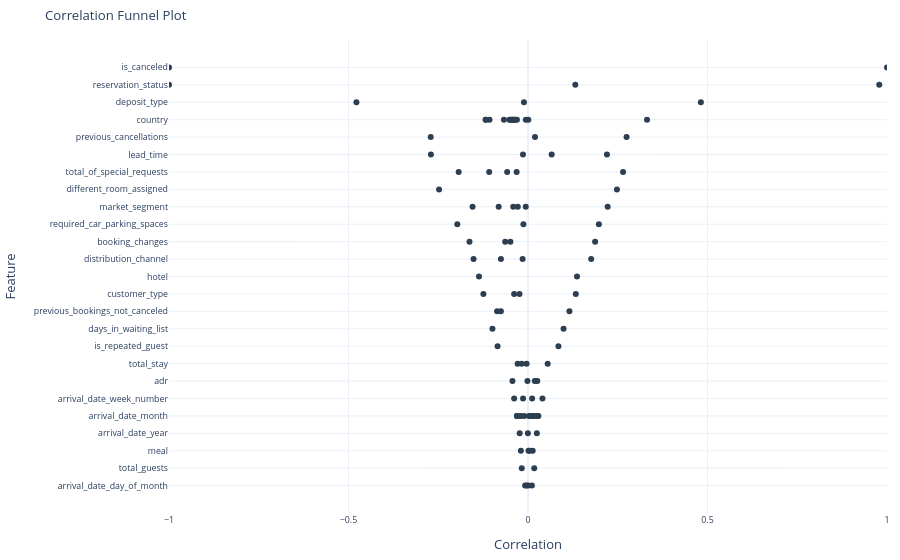

Notebook code for this chart:
### Code cell
# 2.0 CORRELATION (LEVEL 1: ASSOCIATION) ----
# Reload cleaned data
hotel_cancellations_df = pd.read_csv("data_hotel_cancellations_clean.csv")

# Binarize and Correlate using pytimetk
df_binarized = hotel_cancellations_df.binarize()
df_correlated = df_binarized.correlate(target="is_canceled__1")

# Visualize
df_correlated.plot_correlation_funnel()

### Figure 1 — Plotly figure (JSON) as saved in the notebook; plotly's stock layout.template omitted (floating-point values rounded to 4 significant figures)
{"data": [{"customdata": [["1"], ["0"], ["Check-Out"], ["Canceled"], ["Non Refund"], ["No Deposit"], ["PRT"], ["1"], ["0"], ["0.0_18.0"], ["0"], ["1"], ["0"], ["Groups"], ["160.0_737.0"], ["0"], ["1"], ["1"], ["0"], ["TA/TO"], ["1"], ["Direct"], ["Direct"], ["City Hotel"], ["Resort Hotel"], ["Transient"], ["No-Show"], ["Transient-Party"], ["FRA"], ["GBR"], ["0"], ["2"], ["DEU"], ["-OTHER"], ["0"], ["-OTHER"], ["0"], ["1"], ["Corporate"], ["1"], ["Corporate"], ["ESP"], ["69.0_160.0"], ["2"], ["3"], ["2.0_3.0"], ["NLD"], ["BEL"], ["-OTHER"], ["-OTHER"], ["IRL"], ["-6.4_69.3"], ["-OTHER"], ["AUT"], ["16.0_28.0"], ["-OTHER"], ["1.0_16.0"], ["CN"], ["USA"], ["-OTHER"], ["January"], ["CHE"], ["March"], ["November"], ["June"], ["0.0_2.0"], ["Offline TA/TO"], ["94.6_126.0"], ["April"], ["2017"], ["Contract"], ["2016"], ["February"], ["HB"], ["-OTHER"], ["126.0_5400.0"], ["May"], ["4.0_69.0"], ["0.0_2.0"], ["2.0_55.0"], ["-OTHER"], ["18.0_69.0"], ["38.0_53.0"], ["September"], ["BB"], ["-OTHER"], ["28.0_38.0"], ["-OTHER"], ["1.0_8.0"], ["December"], ["16.0_23.0"], ["October"], ["Online TA"], ["ITA"], ["August"], ["-OTHER"], ["3.0_4.0"], ["8.0_16.0"], ["July"], ["69.3_94.6"], ["SC"], ["BRA"], ["23.0_31.0"], ["2015"]], "hoverlabel": {"font": {"size": 8.8}}, "hovertemplate": "correlation=%{x:.3f}<br>feature=%{y}<br>bin=%{customdata[0]}<extra></extra>", "legendgroup": "", "marker": {"color": "#2c3e50", "opacity": 1, "symbol": "circle"}, "mode": "markers", "name": "", "orientation": "h", "showlegend": false, "text": ["1", "0", "Check-Out", "Canceled", "Non Refund", "No Deposit", "PRT", "1", "0", "0.0_18.0", "0", "1", "0", "Groups", "160.0_737.0", "0", "1", "1", "0", "TA/TO", "1", "Direct", "Direct", "City Hotel", "Resort Hotel", "Transient", "No-Show", "Transient-Party", "FRA", "GBR", "0", "2", "DEU", "-OTHER", "0", "-OTHER", "0", "1", "Corporate", "1", "Corporate", "ESP", "69.0_160.0", "2", "3", "2.0_3.0", "NLD", "BEL", "-OTHER", "-OTHER", "IRL", "-6.4_69.3", "-OTHER", "AUT", "16.0_28.0", "-OTHER", "1.0_16.0", "CN", "USA", "-OTHER", "January", "CHE", "March", "November", "June", "0.0_2.0", "Offline TA/TO", "94.6_126.0", "April", "2017", "Contract", "2016", "February", "HB", "-OTHER", "126.0_5400.0", "May", "4.0_69.0", "0.0_2.0", "2.0_55.0", "-OTHER", "18.0_69.0", "38.0_53.0", "September", "BB", "-OTHER", "28.0_38.0", "-OTHER", "1.0_8.0", "December", "16.0_23.0", "October", "Online TA", "ITA", "August", "-OTHER", "3.0_4.0", "8.0_16.0", "July", "69.3_94.6", "SC", "BRA", "23.0_31.0", "2015"], "type": "scatter", "x": [1.0, -1.0, -1.0, 0.9784, 0.4815, -0.4779, 0.3316, 0.2746, -0.271, -0.2704, 0.2648, -0.2478, 0.2478, 0.2219, 0.2199, 0.1974, -0.1969, -0.1932, 0.1869, 0.1761, -0.163, -0.1544, -0.1516, 0.1365, -0.1365, 0.1332, 0.1318, -0.1242, -0.1182, -0.1171, 0.1154, -0.108, -0.1073, 0.09904, -0.09904, -0.08604, 0.08479, -0.08479, -0.08166, -0.0756, -0.07542, -0.06697, 0.06593, -0.06353, -0.05804, 0.05477, -0.05172, -0.04921, -0.04895, -0.04422, -0.04375, -0.04328, -0.04114, -0.04032, 0.04027, -0.0387, -0.03855, -0.03702, -0.03641, -0.03164, -0.03106, -0.03088, -0.03025, -0.02953, 0.02905, -0.02896, -0.02845, 0.02589, 0.0249, 0.02469, -0.02366, -0.02317, -0.0202, -0.01983, 0.01951, 0.01886, 0.018, -0.01773, 0.01739, -0.01739, -0.01501, -0.01398, -0.01377, 0.01371, 0.0131, -0.01275, 0.01153, -0.01131, 0.01075, -0.01051, -0.007959, 0.006697, -0.006269, -0.006144, 0.005223, 0.004828, -0.003963, -0.003873, 0.002953, -0.001514, 0.001296, 0.0008006, 0.000776, -0.0003459], "xaxis": "x", "y": ["is_canceled", "is_canceled", "reservation_status", "reservation_status", "deposit_type", "deposit_type", "country", "previous_cancellations", "previous_cancellations", "lead_time", "total_of_special_requests", "different_room_assigned", "different_room_assigned", "market_segment", "lead_time", "required_car_parking_spaces", "required_car_parking_spaces", "total_of_special_requests", "booking_changes", "distribution_channel", "booking_changes", "market_segment", "distribution_channel", "hotel", "hotel", "customer_type", "reservation_status", "customer_type", "country", "country", "previous_bookings_not_canceled", "total_of_special_requests", "country", "days_in_waiting_list", "days_in_waiting_list", "previous_bookings_not_canceled", "is_repeated_guest", "is_repeated_guest", "market_segment", "previous_bookings_not_canceled", "distribution_channel", "country", "lead_time", "booking_changes", "total_of_special_requests", "total_stay", "country", "country", "booking_changes", "country", "country", "adr", "market_segment", "country", "arrival_date_week_number", "customer_type", "arrival_date_week_number", "country", "country", "total_of_special_requests", "arrival_date_month", "country", "arrival_date_month", "arrival_date_month", "arrival_date_month", "total_stay", "market_segment", "adr", "arrival_date_month", "arrival_date_year", "customer_type", "arrival_date_year", "arrival_date_month", "meal", "previous_cancellations", "adr", "arrival_date_month", "total_stay", "total_guests", "total_guests", "distribution_channel", "lead_time", "arrival_date_week_number", "arrival_date_month", "meal", "required_car_parking_spaces", "arrival_date_week_number", "deposit_type", "arrival_date_day_of_month", "arrival_date_month", "arrival_date_day_of_month", "arrival_date_month", "market_segment", "country", "arrival_date_month", "meal", "total_stay", "arrival_date_day_of_month", "arrival_date_month", "adr", "meal", "country", "arrival_date_day_of_month", "arrival_date_year"], "yaxis": "y"}], "layout": {"autosize": true, "font": {"size": 11}, "legend": {"font": {"size": 8.8}, "title": {"font": {"size": 8.8}}, "tracegroupgap": 0}, "margin": {"b": 40, "l": 10, "r": 10, "t": 40}, "showlegend": false, "title": {"font": {"size": 13.2}, "text": "Correlation Funnel Plot"}, "xaxis": {"anchor": "y", "domain": [0, 1], "range": [-1, 1], "showticklabels": true, "tickfont": {"size": 8.8}, "title": {"text": "Correlation"}, "visible": true}, "yaxis": {"anchor": "x", "autorange": "reversed", "domain": [0, 1], "tickfont": {"size": 8.8}, "title": {"text": "Feature"}}}}
